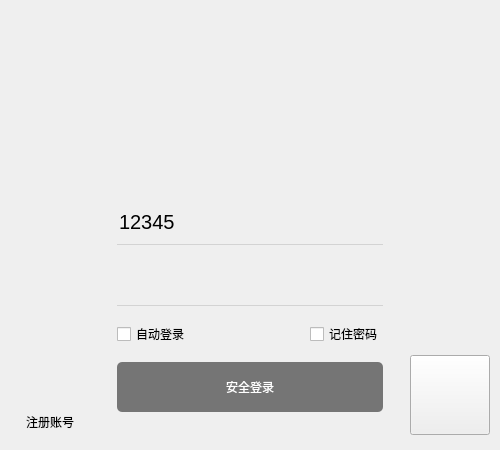
<?xml version="1.0" encoding="UTF-8"?>
<ui version="4.0">
 <class>Form</class>
 <widget class="QWidget" name="Form">
  <property name="geometry">
   <rect>
    <x>0</x>
    <y>0</y>
    <width>500</width>
    <height>450</height>
   </rect>
  </property>
  <property name="minimumSize">
   <size>
    <width>500</width>
    <height>450</height>
   </size>
  </property>
  <property name="maximumSize">
   <size>
    <width>500</width>
    <height>450</height>
   </size>
  </property>
  <property name="windowTitle">
   <string>Form</string>
  </property>
  <layout class="QVBoxLayout" name="verticalLayout" stretch="2,3">
   <property name="spacing">
    <number>0</number>
   </property>
   <property name="leftMargin">
    <number>0</number>
   </property>
   <property name="topMargin">
    <number>0</number>
   </property>
   <property name="rightMargin">
    <number>0</number>
   </property>
   <property name="bottomMargin">
    <number>0</number>
   </property>
   <item>
    <widget class="QWidget" name="widget" native="true">
     <property name="styleSheet">
      <string notr="true"/>
     </property>
     <layout class="QGridLayout" name="gridLayout" columnstretch="0,0">
      <property name="leftMargin">
       <number>0</number>
      </property>
      <property name="topMargin">
       <number>0</number>
      </property>
      <property name="rightMargin">
       <number>0</number>
      </property>
      <property name="bottomMargin">
       <number>0</number>
      </property>
      <property name="spacing">
       <number>0</number>
      </property>
      <item row="3" column="1">
       <widget class="QLabel" name="login_top_bg_label">
        <property name="styleSheet">
         <string notr="true"/>
        </property>
        <property name="text">
         <string/>
        </property>
       </widget>
      </item>
     </layout>
    </widget>
   </item>
   <item>
    <widget class="QWidget" name="login_bottom" native="true">
     <property name="styleSheet">
      <string notr="true"/>
     </property>
     <layout class="QHBoxLayout" name="horizontalLayout" stretch="2,6,2">
      <property name="spacing">
       <number>0</number>
      </property>
      <property name="leftMargin">
       <number>10</number>
      </property>
      <property name="topMargin">
       <number>0</number>
      </property>
      <property name="rightMargin">
       <number>10</number>
      </property>
      <property name="bottomMargin">
       <number>15</number>
      </property>
      <item alignment="Qt::AlignLeft|Qt::AlignBottom">
       <widget class="QPushButton" name="pushButton">
        <property name="text">
         <string>注册账号</string>
        </property>
        <property name="flat">
         <bool>true</bool>
        </property>
       </widget>
      </item>
      <item>
       <widget class="QWidget" name="widget_3" native="true">
        <property name="styleSheet">
         <string notr="true"/>
        </property>
        <layout class="QGridLayout" name="gridLayout_2">
         <property name="leftMargin">
          <number>11</number>
         </property>
         <property name="topMargin">
          <number>11</number>
         </property>
         <property name="rightMargin">
          <number>11</number>
         </property>
         <property name="bottomMargin">
          <number>11</number>
         </property>
         <property name="spacing">
          <number>7</number>
         </property>
         <item row="2" column="0" alignment="Qt::AlignLeft">
          <widget class="QCheckBox" name="auto_login_cb">
           <property name="text">
            <string>自动登录</string>
           </property>
          </widget>
         </item>
         <item row="0" column="0" colspan="2">
          <widget class="QComboBox" name="account_cb">
           <property name="minimumSize">
            <size>
             <width>0</width>
             <height>45</height>
            </size>
           </property>
           <property name="styleSheet">
            <string notr="true">QComboBox {
      font-size:20px;
      border:none;
      border-bottom:1px solid lightgray;
      background-color: transparent;
}

QComboBox:hover {
        border-bottom:1px solid gray;
}
QComboBox:focus {
         border-bottom:1px solid rgb(18,183,245);
}
QComboBox::drop-down{
         background-color: transparent;
         width:60px;
         height:40px;
}
QComboBox::down-arrow{
    image:url(:/login/images/logni_combobox_icon.jpg);
    width:20px;
    height:15px;
}
QComboBox QAbstractItemView{
      min-height:60px;
}
QComboBox QAbstractItemView:item{
      color:lightblue;
}
    
</string>
           </property>
           <property name="editable">
            <bool>true</bool>
           </property>
           <item>
            <property name="text">
             <string>12345</string>
            </property>
            <property name="icon">
             <iconset resource="../image.qrc">
              <normaloff>:/login/images/logni_item_icon2.jpg</normaloff>:/login/images/logni_item_icon2.jpg</iconset>
            </property>
           </item>
           <item>
            <property name="text">
             <string>23456</string>
            </property>
            <property name="icon">
             <iconset resource="../image.qrc">
              <normaloff>:/login/images/logni_item_icon1.jpg</normaloff>:/login/images/logni_item_icon1.jpg</iconset>
            </property>
           </item>
          </widget>
         </item>
         <item row="1" column="0" colspan="2">
          <widget class="QLineEdit" name="pwd_le">
           <property name="minimumSize">
            <size>
             <width>0</width>
             <height>45</height>
            </size>
           </property>
           <property name="styleSheet">
            <string notr="true">QLineEdit{
      font-size:20px;
      border:none;
      border-bottom:1px solid lightgray;
      background-color: transparent;
}

QLineEdit:hover {
        border-bottom:1px solid gray;
}
QLineEdit:focus {
         border-bottom:1px solid rgb(18,183,245);
}</string>
           </property>
           <property name="echoMode">
            <enum>QLineEdit::PasswordEchoOnEdit</enum>
           </property>
           <property name="clearButtonEnabled">
            <bool>true</bool>
           </property>
          </widget>
         </item>
         <item row="2" column="1" alignment="Qt::AlignRight">
          <widget class="QCheckBox" name="remember_pwd_cb">
           <property name="text">
            <string>记住密码</string>
           </property>
          </widget>
         </item>
         <item row="4" column="0" colspan="2">
          <widget class="QPushButton" name="login_btn">
           <property name="enabled">
            <bool>false</bool>
           </property>
           <property name="minimumSize">
            <size>
             <width>0</width>
             <height>50</height>
            </size>
           </property>
           <property name="styleSheet">
            <string notr="true">QPushButton{
     
	background-color: rgb(33, 174,250);
    border-radius:5px;
    color:white;
    spacing:20px;
}
QPushButton:hover{
     background-color: rgb(72, 203,250);
}
QPushButton:pressed{
     background-color: rgb(85, 85,255);
}
QPushButton:disabled{
     background-color: rgb(117, 117, 117);
}</string>
           </property>
           <property name="text">
            <string>安全登录</string>
           </property>
           <property name="icon">
            <iconset resource="../image.qrc">
             <normaloff>:/login/images/logni_btn_icon.jpg</normaloff>:/login/images/logni_btn_icon.jpg</iconset>
           </property>
           <property name="iconSize">
            <size>
             <width>25</width>
             <height>25</height>
            </size>
           </property>
          </widget>
         </item>
        </layout>
       </widget>
      </item>
      <item alignment="Qt::AlignRight|Qt::AlignBottom">
       <widget class="QPushButton" name="pushButton_2">
        <property name="minimumSize">
         <size>
          <width>80</width>
          <height>80</height>
         </size>
        </property>
        <property name="maximumSize">
         <size>
          <width>80</width>
          <height>80</height>
         </size>
        </property>
        <property name="styleSheet">
         <string notr="true">border-image: url(:/login/images/QQ图片20190227192534.png);</string>
        </property>
        <property name="text">
         <string/>
        </property>
       </widget>
      </item>
     </layout>
     <zorder>pushButton</zorder>
     <zorder>pushButton_2</zorder>
     <zorder>widget_3</zorder>
    </widget>
   </item>
  </layout>
  <zorder>login_bottom</zorder>
  <zorder>widget</zorder>
  <zorder>widget</zorder>
 </widget>
 <resources>
  <include location="../image.qrc"/>
 </resources>
 <connections>
  <connection>
   <sender>pushButton</sender>
   <signal>clicked()</signal>
   <receiver>Form</receiver>
   <slot>show_register_pane()</slot>
   <hints>
    <hint type="sourcelabel">
     <x>51</x>
     <y>423</y>
    </hint>
    <hint type="destinationlabel">
     <x>-87</x>
     <y>382</y>
    </hint>
   </hints>
  </connection>
  <connection>
   <sender>pushButton_2</sender>
   <signal>clicked()</signal>
   <receiver>Form</receiver>
   <slot>open_qq_link()</slot>
   <hints>
    <hint type="sourcelabel">
     <x>452</x>
     <y>402</y>
    </hint>
    <hint type="destinationlabel">
     <x>625</x>
     <y>406</y>
    </hint>
   </hints>
  </connection>
  <connection>
   <sender>account_cb</sender>
   <signal>editTextChanged(QString)</signal>
   <receiver>Form</receiver>
   <slot>enable_login_btn()</slot>
   <hints>
    <hint type="sourcelabel">
     <x>283</x>
     <y>224</y>
    </hint>
    <hint type="destinationlabel">
     <x>576</x>
     <y>213</y>
    </hint>
   </hints>
  </connection>
  <connection>
   <sender>pwd_le</sender>
   <signal>textChanged(QString)</signal>
   <receiver>Form</receiver>
   <slot>enable_login_btn()</slot>
   <hints>
    <hint type="sourcelabel">
     <x>304</x>
     <y>289</y>
    </hint>
    <hint type="destinationlabel">
     <x>611</x>
     <y>283</y>
    </hint>
   </hints>
  </connection>
  <connection>
   <sender>auto_login_cb</sender>
   <signal>clicked(bool)</signal>
   <receiver>Form</receiver>
   <slot>auto_login()</slot>
   <hints>
    <hint type="sourcelabel">
     <x>152</x>
     <y>334</y>
    </hint>
    <hint type="destinationlabel">
     <x>-70</x>
     <y>286</y>
    </hint>
   </hints>
  </connection>
  <connection>
   <sender>remember_pwd_cb</sender>
   <signal>clicked(bool)</signal>
   <receiver>Form</receiver>
   <slot>remember_pwd()</slot>
   <hints>
    <hint type="sourcelabel">
     <x>369</x>
     <y>335</y>
    </hint>
    <hint type="destinationlabel">
     <x>546</x>
     <y>298</y>
    </hint>
   </hints>
  </connection>
  <connection>
   <sender>login_btn</sender>
   <signal>clicked()</signal>
   <receiver>Form</receiver>
   <slot>check_login()</slot>
   <hints>
    <hint type="sourcelabel">
     <x>308</x>
     <y>382</y>
    </hint>
    <hint type="destinationlabel">
     <x>526</x>
     <y>345</y>
    </hint>
   </hints>
  </connection>
 </connections>
 <slots>
  <slot>show_register_pane()</slot>
  <slot>open_qq_link()</slot>
  <slot>enable_login_btn()</slot>
  <slot>auto_login()</slot>
  <slot>remember_pwd()</slot>
  <slot>check_login()</slot>
 </slots>
</ui>
